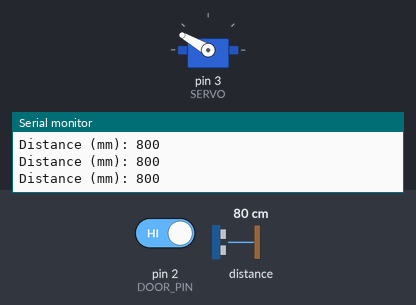
This sketch was run on a simulated Arduino Uno, built with avr-gcc and run on an emulated ATmega328P. Parts: servo, the last lines printed to the serial monitor. Inputs (shaded band) come from the test bench; at power-on: distance to the obstacle 80 cm, pin 2 (DOOR_PIN) HIGH.

Above: at 1.2 s.
1.3 s: distance to the obstacle set to 15 cm
At 2.4 s:
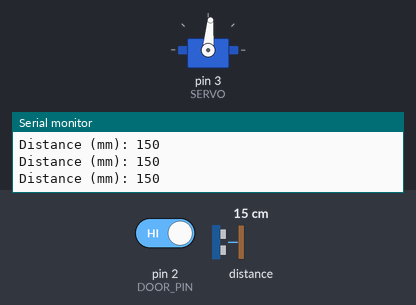
3.5 s: distance to the obstacle set to 12 cm
6.5 s: distance to the obstacle set to 2 cm
Timing chart, 0 to 9.5 s (numbered marks = the images above; inputs shaded):
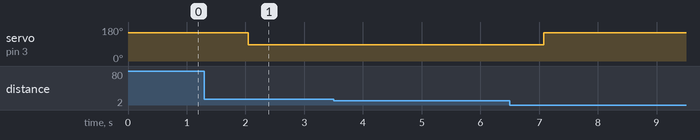

The sketch:

project-2-main.ino
```cpp
// (licence header left out)
#include "Adafruit_VL53L0X.h"
#include <SPI.h>
#include <MFRC522.h>
#include <Servo.h>

// pin map (vl53l0x requires using I2C pins not listed here)
#define DOOR_PIN        2
#define SERVO           3
#define RST_PIN         5
#define SS_PIN          10

Servo servo;
MFRC522 mfrc522(SS_PIN, RST_PIN);  // Create MFRC522 instance
Adafruit_VL53L0X lox = Adafruit_VL53L0X();

// limiter values
int handleDistLimit = 130;
int rfidTimeoutMS = 2000;
int servoDefault = 150;
int servoTimeoutMS = 5000;

// vars
unsigned long rfidScanTime = 0;
unsigned long servoTime = 0;

// status booleans
bool rfid;
bool handleTurned;
bool doorOpen;
bool doorBlocked;
bool servoTriggered;

// most lines in setup are taken from example code
void setup() {
  Serial.begin(115200);

  pinMode(DOOR_PIN, INPUT);

  //Servo
  servo.attach(SERVO);
  servo.write(servoDefault);

  // laser
  // wait until serial port opens for native USB devices
  while (! Serial) {
    delay(1);
  }

  Serial.println("Adafruit VL53L0X test");
  if (!lox.begin()) {
    Serial.println(F("Failed to boot VL53L0X"));
    while(1);
  }
  // power
  Serial.println(F("VL53L0X API Simple Ranging example\n\n"));

  // RFID Reader
  while (!Serial);		// Do nothing if no serial port is opened (added for Arduinos based on ATMEGA32U4)
	SPI.begin();			// Init SPI bus
	mfrc522.PCD_Init();		// Init MFRC522
	delay(4);				// Optional delay. Some board do need more time after init to be ready
	mfrc522.PCD_DumpVersionToSerial();	// Show details of PCD - MFRC522 Card Reader details
	Serial.println(F("Scan PICC to see UID, SAK, type, and data blocks..."));
}


void loop() {
  // read inputs and set conditonal booleans
  readLaser(); // reads laser distance measurement and sets handleTurned bool
  readRFID(); // scans for rfid tag and sets rfid bool
  doorOpen = !digitalRead(DOOR_PIN);
  bool servoTimedOut = millis() > servoTime + servoTimeoutMS;

  // printStatus();

  // control blocker
  if (!doorBlocked) { // blocked down
    if (handleTurned && !doorOpen && !rfid) {
      servoTime = millis();
      servo.write(servoDefault - 65); // lift blocker
      doorBlocked = true;
    }
  } else { //blocker up
    if ((servoTimedOut && !handleTurned) || rfid || doorOpen) {
      servo.write(servoDefault); // drop blocker
      doorBlocked = false;
    }
  }
}

// reads the laser distance to flag on door handle, update the handleTurned boolean
void readLaser() {
  VL53L0X_RangingMeasurementData_t measure;

  lox.rangingTest(&measure, false); // pass in 'true' to get debug data printout!

  if (measure.RangeStatus != 4) {  // phase failures have incorrect data
    Serial.print("Distance (mm): "); Serial.println(measure.RangeMilliMeter);
    handleTurned = measure.RangeMilliMeter > handleDistLimit;
  }
}

void readRFID() {
  // RFID Reader
  // set rfid bool
  rfid = millis() < rfidTimeoutMS + rfidScanTime;

  // Reset the loop if no new card present on the sensor/reader. This saves the entire process when idle.
	if ( ! mfrc522.PICC_IsNewCardPresent()) return;

  // At this point there is a RFID device present
  rfidScanTime = millis();
	// Select one of the cards
	if ( ! mfrc522.PICC_ReadCardSerial()) {
		return;
	}
}

// debugging status of each input
void printStatus() {
  Serial.print("Handle Turned: ");
  Serial.print(handleTurned);
  Serial.print(" | RFID: ");
  Serial.print(rfid);
  Serial.print(" | Door Open: ");
  Serial.println(doorOpen);
}
```
